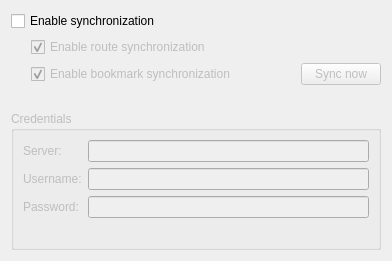
<?xml version="1.0" encoding="UTF-8"?>
<ui version="4.0">
 <class>MarbleCloudSyncSettingsWidget</class>
 <widget class="QWidget" name="MarbleCloudSyncSettingsWidget">
  <property name="geometry">
   <rect>
    <x>0</x>
    <y>0</y>
    <width>392</width>
    <height>256</height>
   </rect>
  </property>
  <layout class="QVBoxLayout" name="verticalLayout">
   <item>
    <widget class="QCheckBox" name="kcfg_enableSync">
     <property name="text">
      <string>Enable synchronization</string>
     </property>
    </widget>
   </item>
   <item>
    <layout class="QHBoxLayout" name="horizontalLayout_2">
     <property name="sizeConstraint">
      <enum>QLayout::SetDefaultConstraint</enum>
     </property>
     <item>
      <spacer name="horizontalSpacer">
       <property name="orientation">
        <enum>Qt::Horizontal</enum>
       </property>
       <property name="sizeType">
        <enum>QSizePolicy::Fixed</enum>
       </property>
       <property name="sizeHint" stdset="0">
        <size>
         <width>20</width>
         <height>10</height>
        </size>
       </property>
      </spacer>
     </item>
     <item>
      <widget class="QCheckBox" name="kcfg_syncRoutes">
       <property name="enabled">
        <bool>false</bool>
       </property>
       <property name="whatsThis">
        <string>Allows you to store routes in owncloud. Each route must be uploaded/downloaded manually.</string>
       </property>
       <property name="text">
        <string>Enable route synchronization</string>
       </property>
       <property name="checked">
        <bool>true</bool>
       </property>
      </widget>
     </item>
    </layout>
   </item>
   <item>
    <layout class="QHBoxLayout" name="horizontalLayout">
     <item>
      <spacer name="horizontalSpacer_2">
       <property name="orientation">
        <enum>Qt::Horizontal</enum>
       </property>
       <property name="sizeType">
        <enum>QSizePolicy::Fixed</enum>
       </property>
       <property name="sizeHint" stdset="0">
        <size>
         <width>20</width>
         <height>10</height>
        </size>
       </property>
      </spacer>
     </item>
     <item>
      <widget class="QCheckBox" name="kcfg_syncBookmarks">
       <property name="enabled">
        <bool>false</bool>
       </property>
       <property name="whatsThis">
        <string>Automatically sync all bookmarks to the server.</string>
       </property>
       <property name="text">
        <string>Enable bookmark synchronization</string>
       </property>
       <property name="checked">
        <bool>true</bool>
       </property>
      </widget>
     </item>
     <item>
      <spacer name="horizontalSpacer_3">
       <property name="orientation">
        <enum>Qt::Horizontal</enum>
       </property>
       <property name="sizeHint" stdset="0">
        <size>
         <width>40</width>
         <height>20</height>
        </size>
       </property>
      </spacer>
     </item>
     <item>
      <widget class="QPushButton" name="button_syncNow">
       <property name="enabled">
        <bool>false</bool>
       </property>
       <property name="sizePolicy">
        <sizepolicy hsizetype="Minimum" vsizetype="Fixed">
         <horstretch>0</horstretch>
         <verstretch>0</verstretch>
        </sizepolicy>
       </property>
       <property name="text">
        <string>Sync now</string>
       </property>
      </widget>
     </item>
    </layout>
   </item>
   <item>
    <widget class="QLabel" name="labelLastSync">
     <property name="text">
      <string/>
     </property>
     <property name="alignment">
      <set>Qt::AlignRight|Qt::AlignTrailing|Qt::AlignVCenter</set>
     </property>
    </widget>
   </item>
   <item>
    <widget class="QGroupBox" name="groupBox">
     <property name="enabled">
      <bool>false</bool>
     </property>
     <property name="sizePolicy">
      <sizepolicy hsizetype="MinimumExpanding" vsizetype="MinimumExpanding">
       <horstretch>0</horstretch>
       <verstretch>0</verstretch>
      </sizepolicy>
     </property>
     <property name="title">
      <string>Credentials</string>
     </property>
     <layout class="QFormLayout" name="formLayout">
      <item row="0" column="0">
       <widget class="QLabel" name="labelServer">
        <property name="text">
         <string>Server:</string>
        </property>
       </widget>
      </item>
      <item row="0" column="1">
       <widget class="QLineEdit" name="kcfg_owncloudServer">
        <property name="whatsThis">
         <string>Remote server URL, e.g. myserver.com/owncloud</string>
        </property>
       </widget>
      </item>
      <item row="1" column="0">
       <widget class="QLabel" name="labelUsername">
        <property name="text">
         <string>Username:</string>
        </property>
       </widget>
      </item>
      <item row="1" column="1">
       <widget class="QLineEdit" name="kcfg_owncloudUsername">
        <property name="whatsThis">
         <string/>
        </property>
       </widget>
      </item>
      <item row="2" column="0">
       <widget class="QLabel" name="labelPassword">
        <property name="text">
         <string>Password:</string>
        </property>
       </widget>
      </item>
      <item row="2" column="1">
       <widget class="QLineEdit" name="kcfg_owncloudPassword">
        <property name="echoMode">
         <enum>QLineEdit::Password</enum>
        </property>
       </widget>
      </item>
      <item row="3" column="1">
       <widget class="QLabel" name="cloudSyncStatus">
       </widget>
      </item>
     </layout>
    </widget>
   </item>
  </layout>
 </widget>
 <resources/>
 <connections>
  <connection>
   <sender>kcfg_enableSync</sender>
   <signal>toggled(bool)</signal>
   <receiver>groupBox</receiver>
   <slot>setEnabled(bool)</slot>
   <hints>
    <hint type="sourcelabel">
     <x>199</x>
     <y>14</y>
    </hint>
    <hint type="destinationlabel">
     <x>165</x>
     <y>189</y>
    </hint>
   </hints>
  </connection>
  <connection>
   <sender>kcfg_enableSync</sender>
   <signal>toggled(bool)</signal>
   <receiver>kcfg_syncRoutes</receiver>
   <slot>setEnabled(bool)</slot>
   <hints>
    <hint type="sourcelabel">
     <x>165</x>
     <y>14</y>
    </hint>
    <hint type="destinationlabel">
     <x>177</x>
     <y>40</y>
    </hint>
   </hints>
  </connection>
  <connection>
   <sender>kcfg_enableSync</sender>
   <signal>toggled(bool)</signal>
   <receiver>kcfg_syncBookmarks</receiver>
   <slot>setEnabled(bool)</slot>
   <hints>
    <hint type="sourcelabel">
     <x>165</x>
     <y>14</y>
    </hint>
    <hint type="destinationlabel">
     <x>177</x>
     <y>67</y>
    </hint>
   </hints>
  </connection>
  <connection>
   <sender>kcfg_syncBookmarks</sender>
   <signal>toggled(bool)</signal>
   <receiver>button_syncNow</receiver>
   <slot>setEnabled(bool)</slot>
   <hints>
    <hint type="sourcelabel">
     <x>178</x>
     <y>76</y>
    </hint>
    <hint type="destinationlabel">
     <x>280</x>
     <y>278</y>
    </hint>
   </hints>
  </connection>
  <connection>
   <sender>kcfg_enableSync</sender>
   <signal>toggled(bool)</signal>
   <receiver>kcfg_syncRoutes</receiver>
   <slot>setChecked(bool)</slot>
   <hints>
    <hint type="sourcelabel">
     <x>165</x>
     <y>19</y>
    </hint>
    <hint type="destinationlabel">
     <x>178</x>
     <y>47</y>
    </hint>
   </hints>
  </connection>
  <connection>
   <sender>kcfg_enableSync</sender>
   <signal>toggled(bool)</signal>
   <receiver>kcfg_syncBookmarks</receiver>
   <slot>setChecked(bool)</slot>
   <hints>
    <hint type="sourcelabel">
     <x>165</x>
     <y>19</y>
    </hint>
    <hint type="destinationlabel">
     <x>178</x>
     <y>76</y>
    </hint>
   </hints>
  </connection>
 </connections>
</ui>
